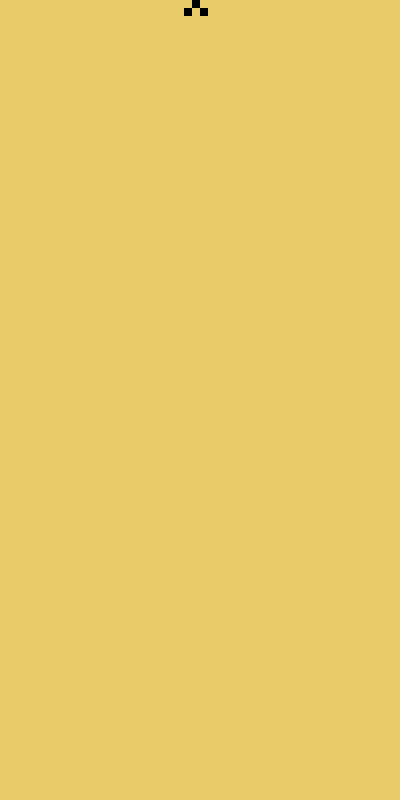
Frame 1 (no input)
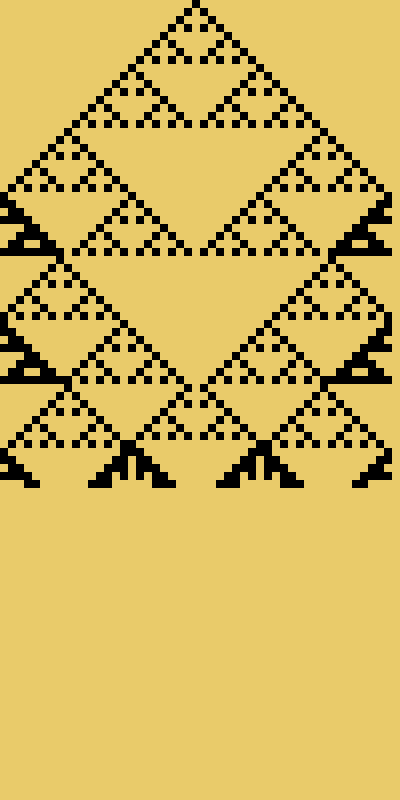
Frame 60 (the mouse pressed at the canvas centre just before this capture)
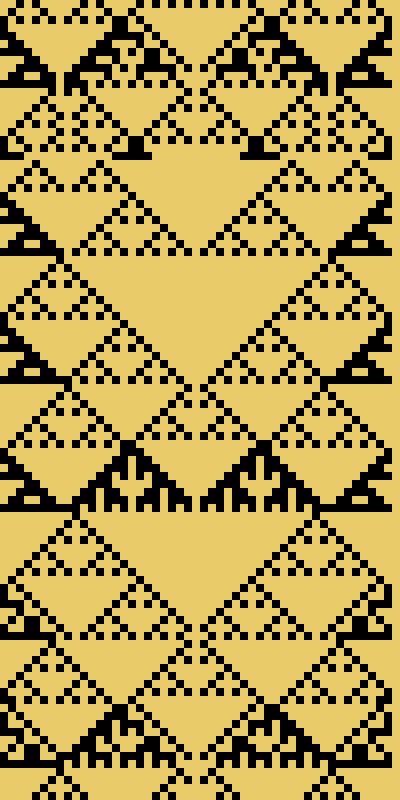
Frame 120 (the mouse held since frame 60 and released just before this capture)

The Processing sketch that drew these frames (run headless with seeded random() and noise(); from frame 60 on, the mouse is pressed at the canvas centre):

// Processing sketch: noPropConSenLsysJava3
// ── noPropConSenLsysJava3.pde
// you should not use a String type in a switch case
// processing 3 lets you on the computer but not on android
// so I am switching the switch to ifs

String axiom = "BBBBBBBBBBBBBBBBBBBBBBBBABBBBBBBBBBBBBBBBBBBBBBBB";
String rule = "BABAABAB";   
//String rule = "BBBAAAAB";

String gen = axiom;
float x = 0;
float y = 0;
float sz = 0;


void setup() {
  size(400, 800);
  //fullScreen();
  fill(0);
  background(233, 203, 106);
  noStroke();
  sz =width/axiom.length();
  rect((((axiom.length()-1)/2)*sz), 0, sz, sz);
  y=1; //#printed the first square;
  frameRate(30);
}



void draw() {
  gen = replaceIt(gen);

  plotline(gen);

  if (y*sz > height) {
    y=0;
    //background(233, 203, 106);
  }
}


void mousePressed(){
  save("rule90"+str(frameCount)+".png");
  
  
}

void plotline(String gen) {

  for (int ind =0; ind < gen.length(); ind++) {
    if (gen.charAt(ind) == 'A') {
      //fill(128,181,151);
      fill(0);
    } else {
      fill(233, 203, 106);
    }
    rect(ind*sz, y*sz, sz, sz);
  }
  y=y+1;
}       



String replaceIt(String currGen) {
  String nextGen = "";
  for (int i =0; i<currGen.length(); i++) {
    //println(currGen.charAt(((((i-1)%currGen.length())+currGen.length())%currGen.length())));
    //((((i-1)%20)+20)%20)
    String one = str(currGen.charAt(((((i-1)%currGen.length())+currGen.length())%currGen.length())));
    String two = str(currGen.charAt(i));
    String three = str(currGen.charAt((i+1)%currGen.length()));
    String threeText = one+two+three;
   
    if (threeText.equals("AAA")){              //128
      nextGen = nextGen + str(rule.charAt(0));
    }
    else if (threeText.equals("AAB")){   //64
      nextGen = nextGen + str(rule.charAt(1));
    }

    else if (threeText.equals("ABA")){  //32
      nextGen = nextGen + str(rule.charAt(2));
    }

    else if (threeText.equals("ABB")){ //16
      nextGen = nextGen + str(rule.charAt(3));

    }

    else if (threeText.equals("BAA")){  //8
      nextGen = nextGen + str(rule.charAt(4));
    }

    else if (threeText.equals("BAB")){  //4
      nextGen = nextGen + str(rule.charAt(5));
    }
    else if (threeText.equals("BBA")){    //2
      nextGen = nextGen + str(rule.charAt(6));
    }
    else if (threeText.equals("BBB")){    //1
      nextGen = nextGen + str(rule.charAt(7));

    }
    }
   return nextGen;
}
 
